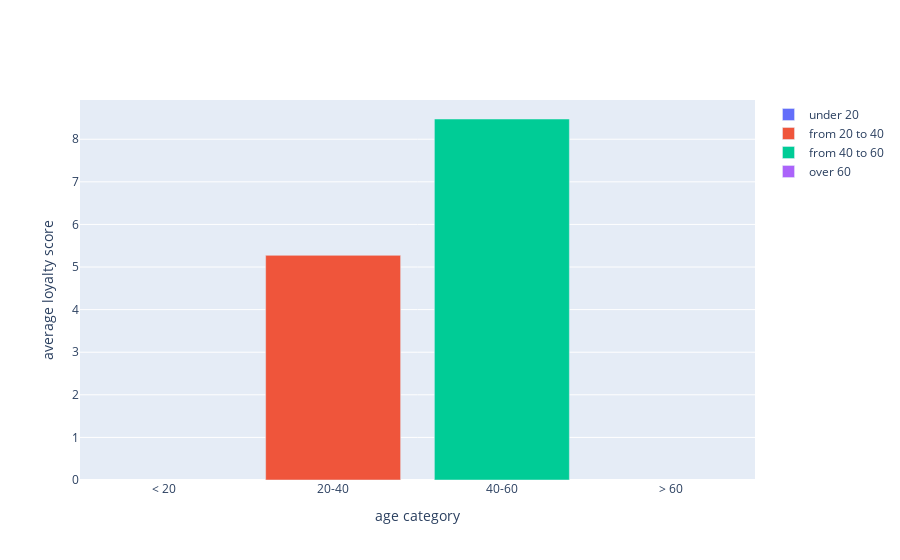

The notebook cell saved with this chart:
### Markdown cell above
4. Постройте box plot отображающий распределение уровня лояльности для людей до 20 лет, от 20 до 40, от 40 до 60 и старше 60 лет

### Code cell
t20 = df[df['age'] < 20]
f20t40 = df[(20 <= df['age']) & (df['age'] < 40)]
f40t60 = df[(40 <= df['age']) & (df['age'] < 60)]
f60 = df[60 <= df['age']]

fig = go.Figure()
fig.add_trace(go.Bar(
    x=['< 20'],
    y=[t20['loyalty_score'].mean()],
    name='under 20'
))
fig.add_trace(go.Bar(
    x=['20-40'],
    y=[f20t40['loyalty_score'].mean()],
    name='from 20 to 40'
))
fig.add_trace(go.Bar(
    x=['40-60'],
    y=[f40t60['loyalty_score'].mean()],
    name='from 40 to 60'
))
fig.add_trace(go.Bar(
    x=['> 60'],
    y=[f60['loyalty_score'].mean()],
    name='over 60'
))
fig.update_xaxes(title_text='age category')
fig.update_yaxes(title_text='average loyalty score')
fig.show()

### Figure 1 — Plotly figure (JSON) as saved in the notebook; plotly's stock layout.template omitted (floating-point values rounded to 4 significant figures)
{"data": [{"name": "under 20", "type": "bar", "x": ["< 20"], "y": [null]}, {"name": "from 20 to 40", "type": "bar", "x": ["20-40"], "y": [5.274]}, {"name": "from 40 to 60", "type": "bar", "x": ["40-60"], "y": [8.475]}, {"name": "over 60", "type": "bar", "x": ["> 60"], "y": [null]}], "layout": {"xaxis": {"title": {"text": "age category"}}, "yaxis": {"title": {"text": "average loyalty score"}}}}
